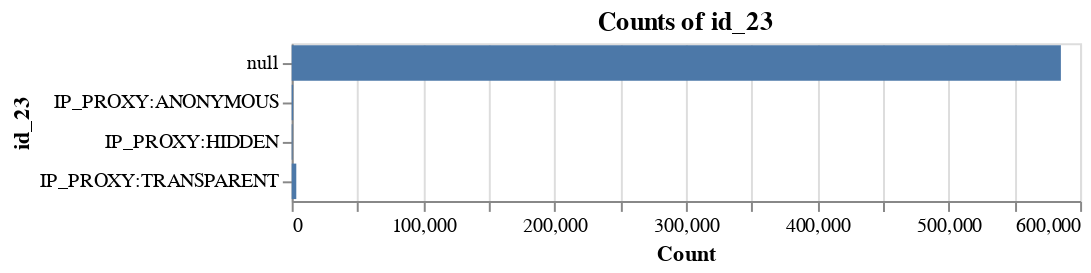
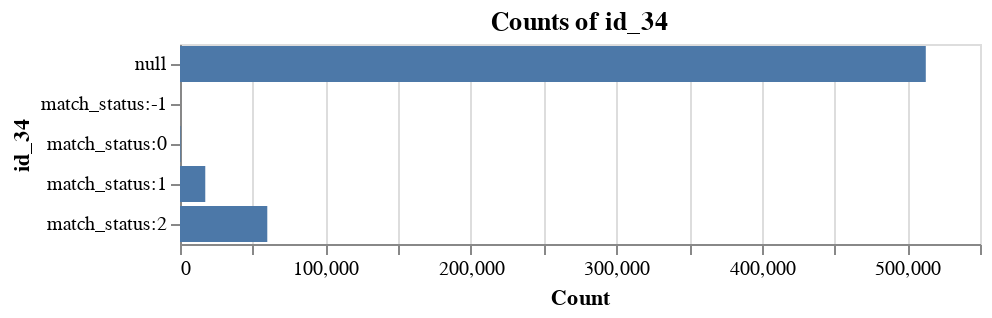

The code cell stored with these charts, in order, in its notebook:
### Code cell
for i in ['id_23', 'id_34']:
    feature_count = train[i].value_counts(dropna=False).reset_index().rename(columns={i: 'count', 'index': i})
    chart = alt.Chart(feature_count).mark_bar().encode(
                y=alt.Y(f"{i}:N", axis=alt.Axis(title=i)),
                x=alt.X('count:Q', axis=alt.Axis(title='Count')),
                tooltip=[i, 'count']
            ).properties(title=f"Counts of {i}", width=400)
    display(chart)

### Figure 1 — Vega-Lite specification as saved in the notebook (floating-point values rounded to 4 significant figures)
{"config": {"view": {"continuousWidth": 400, "continuousHeight": 300}}, "data": {"name": "data-ddb778ba4193b6d302f7d41d6c233d5c"}, "mark": "bar", "encoding": {"tooltip": [{"type": "nominal", "field": "id_23"}, {"type": "quantitative", "field": "count"}], "x": {"type": "quantitative", "axis": {"title": "Count"}, "field": "count"}, "y": {"type": "nominal", "axis": {"title": "id_23"}, "field": "id_23"}}, "title": "Counts of id_23", "width": 400, "$schema": "https://vega.github.io/schema/vega-lite/v4.8.1.json", "datasets": {"data-ddb778ba4193b6d302f7d41d6c233d5c": [{"id_23": null, "count": 585371}, {"id_23": "IP_PROXY:TRANSPARENT", "count": 3489}, {"id_23": "IP_PROXY:ANONYMOUS", "count": 1071}, {"id_23": "IP_PROXY:HIDDEN", "count": 609}]}}

### Figure 2 — Vega-Lite specification as saved in the notebook (floating-point values rounded to 4 significant figures)
{"config": {"view": {"continuousWidth": 400, "continuousHeight": 300}}, "data": {"name": "data-04a7a5d5228fc3ccfb23d3011f71d088"}, "mark": "bar", "encoding": {"tooltip": [{"type": "nominal", "field": "id_34"}, {"type": "quantitative", "field": "count"}], "x": {"type": "quantitative", "axis": {"title": "Count"}, "field": "count"}, "y": {"type": "nominal", "axis": {"title": "id_34"}, "field": "id_34"}}, "title": "Counts of id_34", "width": 400, "$schema": "https://vega.github.io/schema/vega-lite/v4.8.1.json", "datasets": {"data-04a7a5d5228fc3ccfb23d3011f71d088": [{"id_34": null, "count": 512735}, {"id_34": "match_status:2", "count": 60011}, {"id_34": "match_status:1", "count": 17376}, {"id_34": "match_status:0", "count": 415}, {"id_34": "match_status:-1", "count": 3}]}}
